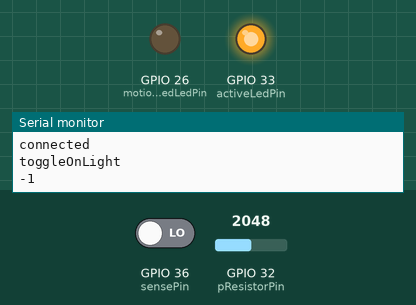
A sketch run on a simulated ESP32. Parts: output pins drawn as LEDs (lit = HIGH), the last lines printed to the serial monitor. The inputs (shaded band) are chosen by the test bench; at power-on: GPIO 36 (sensePin) LOW, GPIO 32 (pResistorPin) = 2048. WiFi joins after 1.5 s; servers stay silent unless stated; not simulated (calls return 0 or success): secrets/motion_sensor_s3cr3ts.h.

Above: at 4.4 s.
4.5 s: GPIO 36 (sensePin) driven HIGH
At 5.2 s:
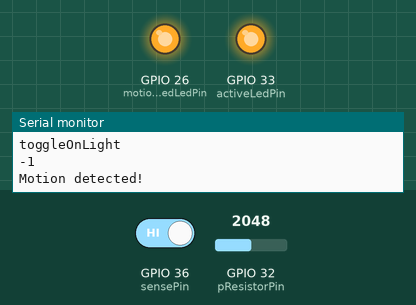
6.0 s: GPIO 32 (pResistorPin) set to 1933
At 6.3 s:
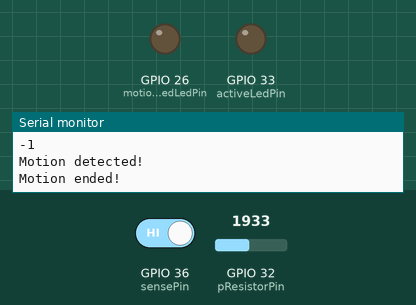
7.5 s: GPIO 32 (pResistorPin) set to 2040
At 8.6 s:
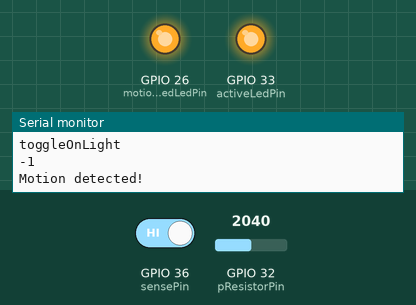
9.0 s: GPIO 32 (pResistorPin) set to 1960
At 9.8 s:
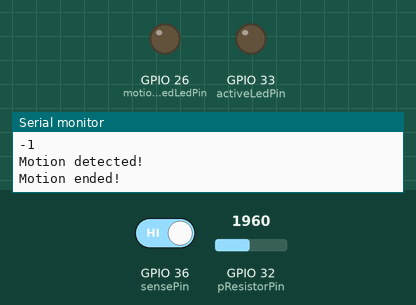
Timing chart, 0 to 11.5 s (numbered marks = the images above; inputs shaded):
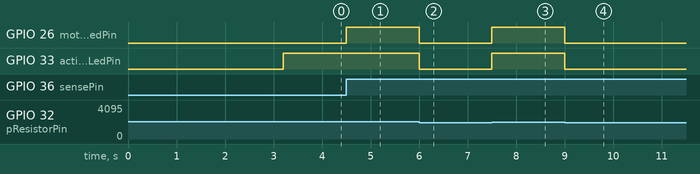

The sketch:

lightMotionDetector.ino
```cpp
#include <Arduino.h>
#include <HTTPClient.h>
#include <WiFi.h>
#include <ArduinoJson.h>
#include "secrets/motion_sensor_s3cr3ts.h"

const int sensePin = 36;
const int motionDetectedLedPin = 26;
const int activeLedPin = 33;
const int pResistorPin = 32;

char ssid[] = SECRET_SSID;
char pass[] = SECRET_PASS;

char homeAssistantId[] = SECRET_HOME_ASSISTANT_ID;

int pirState = LOW;
int pirValue = 0;
int pResistorValue;
int pResistorThreshold = 2000;

void connectToWifi()
{
  Serial.println("trying to connect");
  WiFi.begin(ssid, pass);
}

void toggleOnLight()
{
  Serial.println("toggleOnLight");
  HTTPClient http;
  String url = "http://192.168.1.69:3000/status";

  http.begin(url);
  http.addHeader("x-ha-access", homeAssistantId);
  http.addHeader("Content-Type", "application/json");

  int httpResponseCode = http.GET();
  Serial.println(httpResponseCode);

  if (httpResponseCode > 0)
  {
    String response = http.getString();
    Serial.print("Response code: ");
    Serial.println(httpResponseCode);
    Serial.print("REsponse: ");
    Serial.println(response);
  }
  http.end();
}

void setup()
{
  Serial.begin(9600);
  pinMode(sensePin, INPUT);
  pinMode(motionDetectedLedPin, OUTPUT);
  pinMode(activeLedPin, OUTPUT);
  pinMode(pResistorPin, INPUT);

  while (WiFi.status() != WL_CONNECTED)
      {
        connectToWifi();
        delay(3000);
      }
     Serial.println("connected");
   toggleOnLight();
}

void loop(){
  pirValue = LOW;
  pResistorValue = analogRead(pResistorPin);

  if (pResistorValue > pResistorThreshold) {
    pirValue = digitalRead(sensePin);
    digitalWrite(activeLedPin, HIGH);
  } else {
    digitalWrite(activeLedPin, LOW);
    }

  if (pirValue == HIGH) {
    digitalWrite(motionDetectedLedPin, HIGH);
    if (pirState == LOW) {
      toggleOnLight();
      Serial.println("Motion detected!");
      pirState = HIGH;
    }
  } else {
    digitalWrite(motionDetectedLedPin, LOW);
    if (pirState == HIGH){
      Serial.println("Motion ended!");
      pirState = LOW;
    }
  }
}
```

Measured:
- the behaviour switches between 2001 and 2000 on GPIO 32 (pResistorPin) (found by bisection; images 1 and 2)
- after the input at 4.5 s, GPIO 26 (motionDetectedLedPin): LOW → HIGH at once
- after the input at 6.0 s, GPIO 26 (motionDetectedLedPin), GPIO 33 (activeLedPin): HIGH → LOW at once
- after the input at 7.5 s, GPIO 26 (motionDetectedLedPin), GPIO 33 (activeLedPin): LOW → HIGH at once
- after the input at 9.0 s, GPIO 26 (motionDetectedLedPin), GPIO 33 (activeLedPin): HIGH → LOW at once
